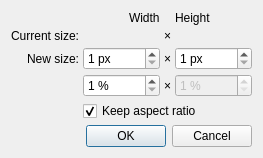
<?xml version="1.0" encoding="UTF-8"?>
<ui version="4.0">
 <class>ResizeImageDialog</class>
 <widget class="QDialog" name="ResizeImageDialog">
  <property name="geometry">
   <rect>
    <x>0</x>
    <y>0</y>
    <width>302</width>
    <height>158</height>
   </rect>
  </property>
  <property name="windowTitle">
   <string>Resize Image</string>
  </property>
  <layout class="QGridLayout" name="gridLayout">
   <property name="sizeConstraint">
    <enum>QLayout::SetFixedSize</enum>
   </property>
   <property name="spacing">
    <number>4</number>
   </property>
   <item row="0" column="1" alignment="Qt::AlignRight">
    <widget class="QLabel" name="label_3">
     <property name="text">
      <string>Width</string>
     </property>
    </widget>
   </item>
   <item row="0" column="3" alignment="Qt::AlignLeft">
    <widget class="QLabel" name="label_5">
     <property name="text">
      <string>Height</string>
     </property>
    </widget>
   </item>
   <item row="1" column="0">
    <widget class="QLabel" name="label">
     <property name="text">
      <string>Current size:</string>
     </property>
     <property name="alignment">
      <set>Qt::AlignRight|Qt::AlignTrailing|Qt::AlignVCenter</set>
     </property>
    </widget>
   </item>
   <item row="1" column="1" alignment="Qt::AlignRight">
    <widget class="QLabel" name="originalWidthLabel">
     <property name="text">
      <string/>
     </property>
     <property name="textInteractionFlags">
      <set>Qt::LinksAccessibleByMouse|Qt::TextSelectableByMouse</set>
     </property>
    </widget>
   </item>
   <item row="1" column="2">
    <widget class="QLabel" name="label_6">
     <property name="text">
      <string notr="true">×</string>
     </property>
     <property name="alignment">
      <set>Qt::AlignCenter</set>
     </property>
    </widget>
   </item>
   <item row="1" column="3" alignment="Qt::AlignLeft">
    <widget class="QLabel" name="originalHeightLabel">
     <property name="text">
      <string/>
     </property>
     <property name="textInteractionFlags">
      <set>Qt::LinksAccessibleByMouse|Qt::TextSelectableByMouse</set>
     </property>
    </widget>
   </item>
   <item row="2" column="0">
    <widget class="QLabel" name="label_2">
     <property name="text">
      <string>New size:</string>
     </property>
     <property name="alignment">
      <set>Qt::AlignRight|Qt::AlignTrailing|Qt::AlignVCenter</set>
     </property>
     <property name="buddy">
      <cstring>widthSpinBox</cstring>
     </property>
    </widget>
   </item>
   <item row="2" column="1">
    <widget class="QSpinBox" name="widthSpinBox">
     <property name="suffix">
      <string> px</string>
     </property>
     <property name="minimum">
      <number>1</number>
     </property>
     <property name="maximum">
      <number>99999</number>
     </property>
    </widget>
   </item>
   <item row="2" column="2">
    <widget class="QLabel" name="label_4">
     <property name="text">
      <string notr="true">×</string>
     </property>
     <property name="alignment">
      <set>Qt::AlignCenter</set>
     </property>
    </widget>
   </item>
   <item row="2" column="3">
    <widget class="QSpinBox" name="heightSpinBox">
     <property name="suffix">
      <string> px</string>
     </property>
     <property name="minimum">
      <number>1</number>
     </property>
     <property name="maximum">
      <number>99999</number>
     </property>
    </widget>
   </item>
   <item row="3" column="1">
    <widget class="QDoubleSpinBox" name="widthPercentSpinBox">
     <property name="suffix">
      <string> %</string>
     </property>
     <property name="decimals">
      <number>0</number>
     </property>
     <property name="minimum">
      <double>1.000000000000000</double>
     </property>
     <property name="maximum">
      <double>1000.000000000000000</double>
     </property>
    </widget>
   </item>
   <item row="3" column="2">
    <widget class="QLabel" name="label_7">
     <property name="text">
      <string notr="true">×</string>
     </property>
     <property name="alignment">
      <set>Qt::AlignCenter</set>
     </property>
    </widget>
   </item>
   <item row="3" column="3">
    <widget class="QDoubleSpinBox" name="heightPercentSpinBox">
     <property name="enabled">
      <bool>false</bool>
     </property>
     <property name="suffix">
      <string> %</string>
     </property>
     <property name="decimals">
      <number>0</number>
     </property>
     <property name="minimum">
      <double>1.000000000000000</double>
     </property>
     <property name="maximum">
      <double>1000.000000000000000</double>
     </property>
    </widget>
   </item>
   <item row="4" column="1" colspan="3">
    <widget class="QCheckBox" name="keepAspectCheckBox">
     <property name="text">
      <string>Keep aspect ratio</string>
     </property>
     <property name="checked">
      <bool>true</bool>
     </property>
    </widget>
   </item>
   <item row="6" column="0" colspan="4">
    <widget class="QDialogButtonBox" name="buttonBox">
     <property name="standardButtons">
      <set>QDialogButtonBox::Cancel|QDialogButtonBox::Ok</set>
     </property>
    </widget>
   </item>
  </layout>
 </widget>
 <tabstops>
  <tabstop>widthSpinBox</tabstop>
  <tabstop>heightSpinBox</tabstop>
  <tabstop>widthPercentSpinBox</tabstop>
  <tabstop>heightPercentSpinBox</tabstop>
  <tabstop>keepAspectCheckBox</tabstop>
 </tabstops>
 <resources/>
 <connections>
  <connection>
   <sender>keepAspectCheckBox</sender>
   <signal>toggled(bool)</signal>
   <receiver>heightPercentSpinBox</receiver>
   <slot>setDisabled(bool)</slot>
   <hints>
    <hint type="sourcelabel">
     <x>177</x>
     <y>139</y>
    </hint>
    <hint type="destinationlabel">
     <x>264</x>
     <y>119</y>
    </hint>
   </hints>
  </connection>
  <connection>
   <sender>buttonBox</sender>
   <signal>accepted()</signal>
   <receiver>ResizeImageDialog</receiver>
   <slot>accept()</slot>
   <hints>
    <hint type="sourcelabel">
     <x>154</x>
     <y>140</y>
    </hint>
    <hint type="destinationlabel">
     <x>154</x>
     <y>78</y>
    </hint>
   </hints>
  </connection>
  <connection>
   <sender>buttonBox</sender>
   <signal>rejected()</signal>
   <receiver>ResizeImageDialog</receiver>
   <slot>reject()</slot>
   <hints>
    <hint type="sourcelabel">
     <x>154</x>
     <y>140</y>
    </hint>
    <hint type="destinationlabel">
     <x>154</x>
     <y>78</y>
    </hint>
   </hints>
  </connection>
 </connections>
</ui>
